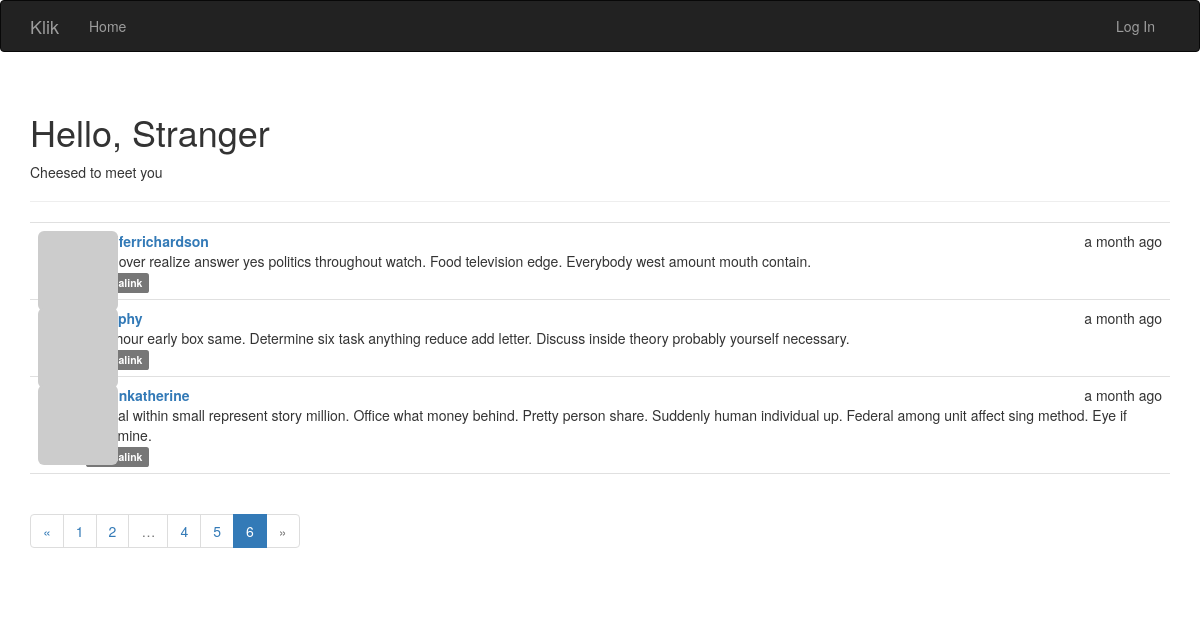
Page /?page=6 on the committed database.
### app/models.py (models this page shows, shortened)
class Post(db.Model):
    __tablename__ = 'posts'
    id = db.Column(db.Integer, primary_key=True)
    body = db.Column(db.Text)
    body_html = db.Column(db.Text)
    timestamp = db.Column(db.DateTime, index=True, default=datetime.utcnow)
    author_id = db.Column(db.Integer, db.ForeignKey('users.id'))

class User(UserMixin, db.Model):
    __tablename__ = 'users'
    id = db.Column(db.Integer, primary_key=True)
    email = db.Column(db.String(64), unique=True, index=True)
    username = db.Column(db.String(64), unique=True, index=True)
    role_id = db.Column(db.Integer, db.ForeignKey('roles.id'))
    password_hash = db.Column(db.String(128))
    confirmed = db.Column(db.Boolean, default=False)
    name = db.Column(db.String(64))
    location = db.Column(db.String(64))
    about_me = db.Column(db.Text())
    member_since = db.Column(db.DateTime(), default=datetime.utcnow)
    last_seen = db.Column(db.DateTime(), default=datetime.utcnow)
    avatar_hash = db.Column(db.String(32))
    posts = db.relationship('Post', backref='author', lazy='dynamic')
    @property
    def password(self):
        raise AttributeError('password is not a readable attribute')
    def gravatar(self, size=100, default='identicon', rating='g'):
        if request.is_secure:
            url = 'https://secure.gravatar.com/avatar'
        else:
            url = 'http://www.gravatar.com/avatar'
        hash = self.avatar_hash or self.gravatar_hash()
        return '{url}/{hash}?s={size}&d={default}&r={rating}' \
               .format(url=url,
                       hash=hash,
                       size=size,
                       default=default,
                       rating=rating)

### app/main/views.py (the view)
@main.route('/', methods=['GET', 'POST'])
def index():
    form = PostForm()
    if current_user.can(Permission.WRITE) \
       and form.validate_on_submit():
        post = Post(body=form.body.data,
                    author=current_user._get_current_object())
        db.session.add(post)
        db.session.commit()
        return redirect(url_for('.index'))
    page = request.args.get('page', 1, type=int)
    pagination = Post.query.order_by(Post.timestamp.desc()) \
        .paginate(
            page,
            per_page=current_app.config['KLIK_POSTS_PER_PAGE'],
            error_out=False
    )
    posts = pagination.items
    return render_template('index.html', form=form, posts=posts,
                           pagination=pagination)

### app/auth/views.py (called while the page is built)
@auth.before_app_request
def before_request():
    if current_user.is_authenticated:
        current_user.ping()

### app/main/__init__.py (called while the page is built)
@main.app_context_processor
def inject_permissions():
    return dict(Permission=Permission)

### app/models.py (called while the page is built)
    def can(self, permissions):
        return False

    def is_administrator(self):
        return False

### app/templates/index.html (shortened to what this page needs)
{% extends "base.html" %}
{% import "bootstrap/wtf.html" as wtf %}
{% import "_macros.html" as macros %}
{% block page_content %}
<div class="page-header">
	<h1>
        Hello,
        {% if current_user.is_authenticated %}
            {{ current_user.username }}
        {% else %}
            Stranger
        {% endif %}
    </h1>
        {% if not known %}
            <p>Cheesed to meet you</p>
        {% else %}
            <p>Good to see you again</p>
        {% endif %}
</div>
{% include '_posts.html' %}
{% if pagination %}
<div class="pagination">
    {{ macros.pagination_widget(pagination, '.index') }}
</div>
{% endif %}
{% endblock %}

### app/templates/_posts.html (shortened to what this page needs)
<ul class="posts">
    {% for post in posts %}
    <li class="post">
        <div class="post-thumbnail">
            <a href="{{ url_for('.user', username=post.author.username) }}">
                <img class="img-rounded profile-thumbnail" src="{{ post.author.gravatar(size=40) }}">
            </a>
        </div>
        <div class="post-content">
            <div class="post-date">{{ moment(post.timestamp).fromNow() }}</div>
            <div class="post-author">
                <a href="{{ url_for('.user', username=post.author.username) }}">
                    {{ post.author.username }}
                </a>
            </div>
            <div class="post-body">
                {% if post.body_html %}
                    {{ post.body_html | safe }}
                {% else %}
                    {{ post.body }}
                {% endif %}
            </div>
            <div class="post-footer">
                <a href="{{ url_for('.post', id=post.id) }}">
                    <span class="label label-default">Permalink</span>
                </a>
            </div>
        </div>
    </li>
    {% endfor %}
</ul>

### app/static/styles.css (style rules this page uses)
.profile-thumbnail { position: absolute; }
ul.posts { list-style-type: none; padding: 0px; margin: 16px 0px 0px 0px; border-top: 1px solid #e0e0e0; }
ul.posts li.post { padding: 8px; border-bottom: 1px solid #e0e0e0; }
div.post-date { float: right; }
div.post-author { font-weight: bold; }
div.post-thumbnail { position: absolute; }
div.post-content { margin-left: 48px; min-height: 48px; }

### rows in the picture
Post: timestamp "a month ago", author.username "jenniferrichardson", body "Hold over realize answer yes politics throughout watch. Food television edge. Everybody west amount mouth contain."
Post: timestamp "a month ago", body "Low hour early box same. Determine six task anything reduce add letter. Discuss inside theory probably yourself necessary."
Post: timestamp "a month ago", author.username "simonkatherine", body "Animal within small represent story million. Office what money behind. Pretty person share. Suddenly human individual up. Federal among unit affect sing method. Eye if determine."

### other values in the picture
{{ p }} "1" "2" "4" "5"
{{ p }} "6"
